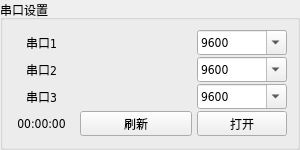
         <widget class="QGroupBox" name="gBox_ser">
          <property name="sizePolicy">
           <sizepolicy hsizetype="Minimum" vsizetype="Maximum">
            <horstretch>0</horstretch>
            <verstretch>0</verstretch>
           </sizepolicy>
          </property>
          <property name="minimumSize">
           <size>
            <width>300</width>
            <height>150</height>
           </size>
          </property>
          <property name="maximumSize">
           <size>
            <width>300</width>
            <height>16777215</height>
           </size>
          </property>
          <property name="title">
           <string>串口设置</string>
          </property>
          <layout class="QGridLayout" name="gridLayout_13">
           <property name="leftMargin">
            <number>0</number>
           </property>
           <property name="topMargin">
            <number>0</number>
           </property>
           <property name="rightMargin">
            <number>5</number>
           </property>
           <property name="bottomMargin">
            <number>0</number>
           </property>
           <property name="spacing">
            <number>0</number>
           </property>
           <item row="0" column="0">
            <layout class="QGridLayout" name="gridLayout_ser" rowstretch="1,1,1,1" columnstretch="3,5,4" rowminimumheight="1,1,1,1" columnminimumwidth="3,5,4">
             <property name="sizeConstraint">
              <enum>QLayout::SetDefaultConstraint</enum>
             </property>
             <property name="leftMargin">
              <number>5</number>
             </property>
             <property name="topMargin">
              <number>0</number>
             </property>
             <property name="rightMargin">
              <number>5</number>
             </property>
             <property name="bottomMargin">
              <number>0</number>
             </property>
             <property name="horizontalSpacing">
              <number>5</number>
             </property>
             <property name="verticalSpacing">
              <number>2</number>
             </property>
             <item row="1" column="2">
              <widget class="QComboBox" name="combo_baud_dc">
               <property name="enabled">
                <bool>true</bool>
               </property>
               <property name="sizePolicy">
                <sizepolicy hsizetype="Ignored" vsizetype="Maximum">
                 <horstretch>0</horstretch>
                 <verstretch>0</verstretch>
                </sizepolicy>
               </property>
               <property name="minimumSize">
                <size>
                 <width>0</width>
                 <height>25</height>
                </size>
               </property>
               <property name="maximumSize">
                <size>
                 <width>16777215</width>
                 <height>25</height>
                </size>
               </property>
               <property name="font">
                <font>
                 <family>DejaVu Sans Condensed</family>
                 <stylestrategy>PreferDefault</stylestrategy>
                </font>
               </property>
               <property name="editable">
                <bool>true</bool>
               </property>
               <item>
                <property name="text">
                 <string>9600</string>
                </property>
               </item>
               <item>
                <property name="text">
                 <string>38400</string>
                </property>
               </item>
               <item>
                <property name="text">
                 <string>115200</string>
                </property>
               </item>
               <item>
                <property name="text">
                 <string>921600</string>
                </property>
               </item>
              </widget>
             </item>
             <item row="3" column="2">
              <widget class="QPushButton" name="btn_enable">
               <property name="sizePolicy">
                <sizepolicy hsizetype="Ignored" vsizetype="Maximum">
                 <horstretch>0</horstretch>
                 <verstretch>0</verstretch>
                </sizepolicy>
               </property>
               <property name="minimumSize">
                <size>
                 <width>0</width>
                 <height>25</height>
                </size>
               </property>
               <property name="maximumSize">
                <size>
                 <width>16777215</width>
                 <height>25</height>
                </size>
               </property>
               <property name="palette">
                <palette>
                 <active>
                  <colorrole role="Light">
                   <brush brushstyle="SolidPattern">
                    <color alpha="255">
                     <red>255</red>
                     <green>0</green>
                     <blue>0</blue>
                    </color>
                   </brush>
                  </colorrole>
                 </active>
                 <inactive>
                  <colorrole role="Light">
                   <brush brushstyle="SolidPattern">
                    <color alpha="255">
                     <red>255</red>
                     <green>0</green>
                     <blue>0</blue>
                    </color>
                   </brush>
                  </colorrole>
                 </inactive>
                 <disabled>
                  <colorrole role="Light">
                   <brush brushstyle="SolidPattern">
                    <color alpha="255">
                     <red>255</red>
                     <green>0</green>
                     <blue>0</blue>
                    </color>
                   </brush>
                  </colorrole>
                 </disabled>
                </palette>
               </property>
               <property name="text">
                <string>打开</string>
               </property>
               <property name="shortcut">
                <string>F5</string>
               </property>
               <property name="checkable">
                <bool>true</bool>
               </property>
              </widget>
             </item>
             <item row="2" column="0">
              <widget class="QLabel" name="lab_ser_avo">
               <property name="sizePolicy">
                <sizepolicy hsizetype="Ignored" vsizetype="Maximum">
                 <horstretch>0</horstretch>
                 <verstretch>0</verstretch>
                </sizepolicy>
               </property>
               <property name="minimumSize">
                <size>
                 <width>0</width>
                 <height>25</height>
                </size>
               </property>
               <property name="maximumSize">
                <size>
                 <width>16777215</width>
                 <height>25</height>
                </size>
               </property>
               <property name="font">
                <font>
                 <family>DejaVu Sans Condensed</family>
                 <pointsize>9</pointsize>
                 <strikeout>false</strikeout>
                </font>
               </property>
               <property name="layoutDirection">
                <enum>Qt::LeftToRight</enum>
               </property>
               <property name="text">
                <string>串口3</string>
               </property>
               <property name="textFormat">
                <enum>Qt::AutoText</enum>
               </property>
               <property name="alignment">
                <set>Qt::AlignCenter</set>
               </property>
              </widget>
             </item>
             <item row="1" column="0">
              <widget class="QLabel" name="lab_ser_dc">
               <property name="sizePolicy">
                <sizepolicy hsizetype="Ignored" vsizetype="Maximum">
                 <horstretch>0</horstretch>
                 <verstretch>0</verstretch>
                </sizepolicy>
               </property>
               <property name="minimumSize">
                <size>
                 <width>0</width>
                 <height>25</height>
                </size>
               </property>
               <property name="maximumSize">
                <size>
                 <width>16777215</width>
                 <height>25</height>
                </size>
               </property>
               <property name="font">
                <font>
                 <family>DejaVu Sans Condensed</family>
                 <pointsize>9</pointsize>
                 <strikeout>false</strikeout>
                </font>
               </property>
               <property name="layoutDirection">
                <enum>Qt::LeftToRight</enum>
               </property>
               <property name="text">
                <string>串口2</string>
               </property>
               <property name="textFormat">
                <enum>Qt::AutoText</enum>
               </property>
               <property name="alignment">
                <set>Qt::AlignCenter</set>
               </property>
              </widget>
             </item>
             <item row="3" column="0">
              <widget class="QLabel" name="lab_clock">
               <property name="sizePolicy">
                <sizepolicy hsizetype="Ignored" vsizetype="Maximum">
                 <horstretch>0</horstretch>
                 <verstretch>0</verstretch>
                </sizepolicy>
               </property>
               <property name="minimumSize">
                <size>
                 <width>0</width>
                 <height>25</height>
                </size>
               </property>
               <property name="maximumSize">
                <size>
                 <width>16777215</width>
                 <height>25</height>
                </size>
               </property>
               <property name="font">
                <font>
                 <family>DejaVu Sans Condensed</family>
                 <pointsize>9</pointsize>
                 <strikeout>false</strikeout>
                </font>
               </property>
               <property name="layoutDirection">
                <enum>Qt::LeftToRight</enum>
               </property>
               <property name="text">
                <string>00:00:00</string>
               </property>
               <property name="textFormat">
                <enum>Qt::AutoText</enum>
               </property>
               <property name="alignment">
                <set>Qt::AlignCenter</set>
               </property>
              </widget>
             </item>
             <item row="2" column="2">
              <widget class="QComboBox" name="combo_baud_avo">
               <property name="enabled">
                <bool>true</bool>
               </property>
               <property name="sizePolicy">
                <sizepolicy hsizetype="Ignored" vsizetype="Maximum">
                 <horstretch>0</horstretch>
                 <verstretch>0</verstretch>
                </sizepolicy>
               </property>
               <property name="minimumSize">
                <size>
                 <width>0</width>
                 <height>25</height>
                </size>
               </property>
               <property name="maximumSize">
                <size>
                 <width>16777215</width>
                 <height>25</height>
                </size>
               </property>
               <property name="font">
                <font>
                 <family>DejaVu Sans Condensed</family>
                 <stylestrategy>PreferDefault</stylestrategy>
                </font>
               </property>
               <property name="editable">
                <bool>true</bool>
               </property>
               <item>
                <property name="text">
                 <string>9600</string>
                </property>
               </item>
               <item>
                <property name="text">
                 <string>38400</string>
                </property>
               </item>
               <item>
                <property name="text">
                 <string>115200</string>
                </property>
               </item>
               <item>
                <property name="text">
                 <string>921600</string>
                </property>
               </item>
              </widget>
             </item>
             <item row="0" column="0">
              <widget class="QLabel" name="lab_ser_1">
               <property name="sizePolicy">
                <sizepolicy hsizetype="Ignored" vsizetype="Maximum">
                 <horstretch>0</horstretch>
                 <verstretch>0</verstretch>
                </sizepolicy>
               </property>
               <property name="minimumSize">
                <size>
                 <width>0</width>
                 <height>25</height>
                </size>
               </property>
               <property name="maximumSize">
                <size>
                 <width>16777215</width>
                 <height>25</height>
                </size>
               </property>
               <property name="font">
                <font>
                 <family>DejaVu Sans Condensed</family>
                 <pointsize>9</pointsize>
                 <strikeout>false</strikeout>
                </font>
               </property>
               <property name="layoutDirection">
                <enum>Qt::LeftToRight</enum>
               </property>
               <property name="text">
                <string>串口1</string>
               </property>
               <property name="textFormat">
                <enum>Qt::AutoText</enum>
               </property>
               <property name="alignment">
                <set>Qt::AlignCenter</set>
               </property>
              </widget>
             </item>
             <item row="0" column="2">
              <widget class="QComboBox" name="combo_baud">
               <property name="enabled">
                <bool>true</bool>
               </property>
               <property name="sizePolicy">
                <sizepolicy hsizetype="Ignored" vsizetype="Maximum">
                 <horstretch>0</horstretch>
                 <verstretch>0</verstretch>
                </sizepolicy>
               </property>
               <property name="minimumSize">
                <size>
                 <width>0</width>
                 <height>25</height>
                </size>
               </property>
               <property name="maximumSize">
                <size>
                 <width>16777215</width>
                 <height>25</height>
                </size>
               </property>
               <property name="font">
                <font>
                 <family>DejaVu Sans Condensed</family>
                 <stylestrategy>PreferDefault</stylestrategy>
                </font>
               </property>
               <property name="editable">
                <bool>true</bool>
               </property>
               <item>
                <property name="text">
                 <string>9600</string>
                </property>
               </item>
               <item>
                <property name="text">
                 <string>38400</string>
                </property>
               </item>
               <item>
                <property name="text">
                 <string>115200</string>
                </property>
               </item>
               <item>
                <property name="text">
                 <string>921600</string>
                </property>
               </item>
              </widget>
             </item>
             <item row="3" column="1">
              <widget class="QPushButton" name="btn_refresh">
               <property name="sizePolicy">
                <sizepolicy hsizetype="Ignored" vsizetype="Maximum">
                 <horstretch>0</horstretch>
                 <verstretch>0</verstretch>
                </sizepolicy>
               </property>
               <property name="minimumSize">
                <size>
                 <width>0</width>
                 <height>25</height>
                </size>
               </property>
               <property name="maximumSize">
                <size>
                 <width>16777215</width>
                 <height>25</height>
                </size>
               </property>
               <property name="palette">
                <palette>
                 <active>
                  <colorrole role="Light">
                   <brush brushstyle="SolidPattern">
                    <color alpha="255">
                     <red>255</red>
                     <green>0</green>
                     <blue>0</blue>
                    </color>
                   </brush>
                  </colorrole>
                 </active>
                 <inactive>
                  <colorrole role="Light">
                   <brush brushstyle="SolidPattern">
                    <color alpha="255">
                     <red>255</red>
                     <green>0</green>
                     <blue>0</blue>
                    </color>
                   </brush>
                  </colorrole>
                 </inactive>
                 <disabled>
                  <colorrole role="Light">
                   <brush brushstyle="SolidPattern">
                    <color alpha="255">
                     <red>255</red>
                     <green>0</green>
                     <blue>0</blue>
                    </color>
                   </brush>
                  </colorrole>
                 </disabled>
                </palette>
               </property>
               <property name="text">
                <string>刷新</string>
               </property>
               <property name="checkable">
                <bool>false</bool>
               </property>
              </widget>
             </item>
            </layout>
           </item>
          </layout>
         </widget>
